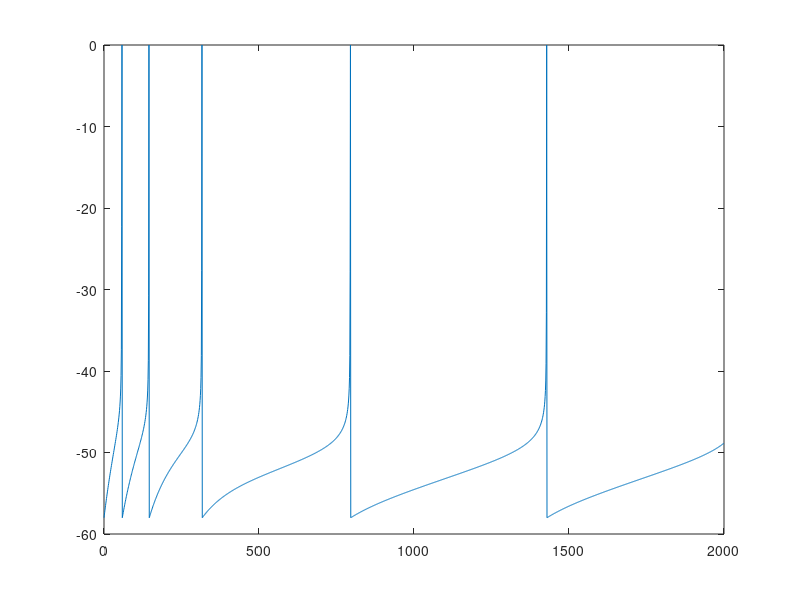
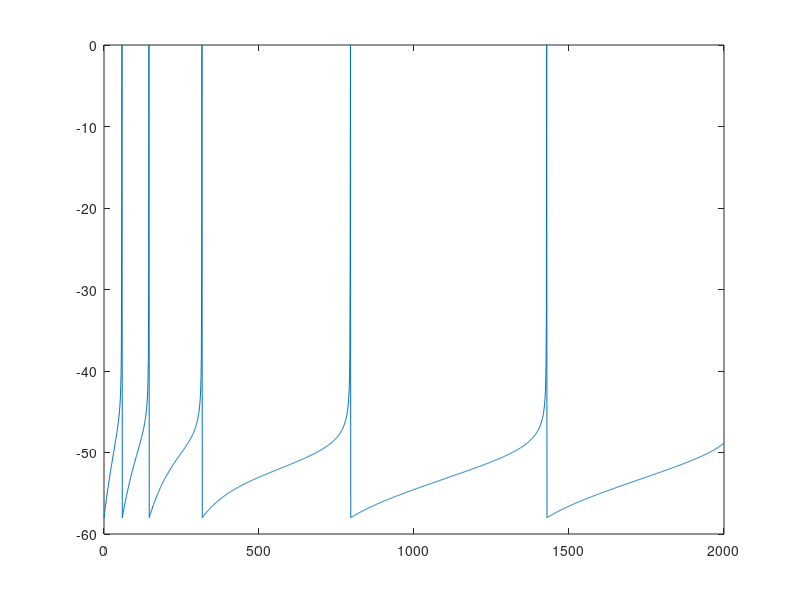
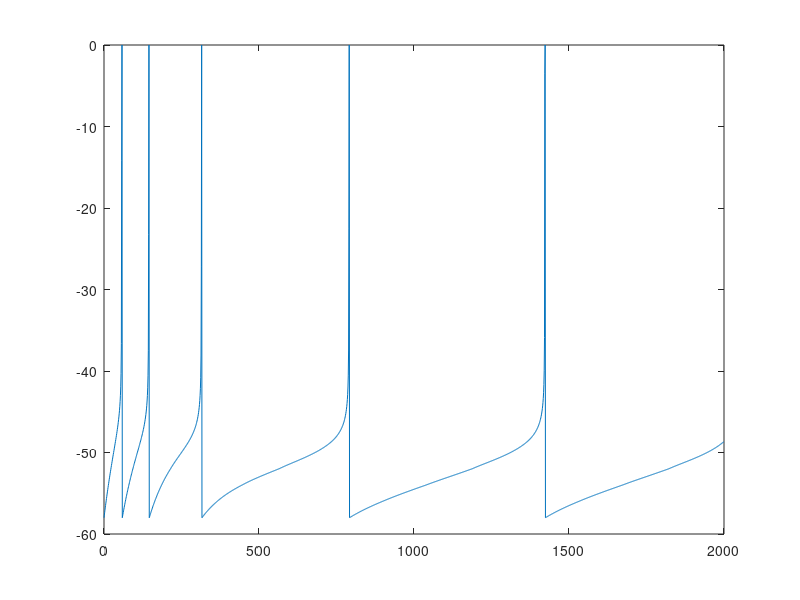
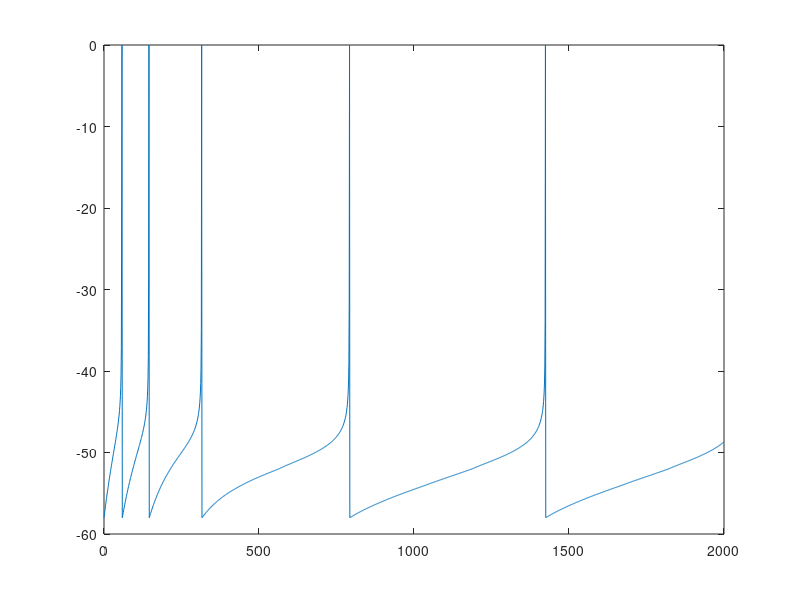

The MATLAB script that drew these images, in order:
close all
clear
% float
neuron_spiking_out_initial_burst_float = importdata('neuron_spiking_out_initial_burst_float.txt');
figure
plot(neuron_spiking_out_initial_burst_float(:,1),neuron_spiking_out_initial_burst_float(:,2));
v_initial_burst_float = find(neuron_spiking_out_initial_burst_float(:,4));

max_initial_burst = max(neuron_spiking_out_initial_burst_float(:,2));
min_initial_burst = min(neuron_spiking_out_initial_burst_float(:,2));
[m,n] = size(neuron_spiking_out_initial_burst_float(:,2));

% fixed exp
neuron_spiking_out_initial_burst_fixed_exp = importdata('neuron_spiking_out_initial_burst_fixed_exp.txt');
figure
plot(neuron_spiking_out_initial_burst_fixed_exp(:,1),neuron_spiking_out_initial_burst_fixed_exp(:,2));
v_initial_burst_fixed_exp = find(neuron_spiking_out_initial_burst_fixed_exp(:,4));

nrmsd_initial_burst_fixed_exp = 0;
for i=2:length(v_initial_burst_float)-1
    pos_range_initial_burst_fixed_exp = round((v_initial_burst_float(i+1)-v_initial_burst_float(i))/2);
    neg_range_initial_burst_fixed_exp = round((v_initial_burst_float(i)-v_initial_burst_float(i-1))/2);
    diff_initial_burst_fixed_exp = neuron_spiking_out_initial_burst_fixed_exp(v_initial_burst_fixed_exp(i)-neg_range_initial_burst_fixed_exp:v_initial_burst_fixed_exp(i)+pos_range_initial_burst_fixed_exp,2)-neuron_spiking_out_initial_burst_float(v_initial_burst_float(i)-neg_range_initial_burst_fixed_exp:v_initial_burst_float(i)+pos_range_initial_burst_fixed_exp,2);
    square_diff_initial_burst_fixed_exp = diff_initial_burst_fixed_exp.^2;
    sum_square_diff_initial_burst_fixed_exp = sum(square_diff_initial_burst_fixed_exp);
    sqrt_sum_square_diff_initial_burst_fixed_exp = sqrt(sum_square_diff_initial_burst_fixed_exp/(pos_range_initial_burst_fixed_exp+neg_range_initial_burst_fixed_exp+1));
    nrmsd_initial_burst_fixed_exp = nrmsd_initial_burst_fixed_exp + sqrt_sum_square_diff_initial_burst_fixed_exp/(max_initial_burst-min_initial_burst);
end
nrmsd_initial_burst_fixed_exp = nrmsd_initial_burst_fixed_exp/(length(v_initial_burst_float)-2)

terr_initial_burst_fixed_exp = 0;
for i=1:length(v_initial_burst_float)-1
    terr_initial_burst_fixed_exp = terr_initial_burst_fixed_exp + abs(((v_initial_burst_float(i+1)-v_initial_burst_float(i)) - (v_initial_burst_fixed_exp(i+1)-v_initial_burst_fixed_exp(i)))/(v_initial_burst_float(i+1)-v_initial_burst_float(i)));
end
terr_initial_burst_fixed_exp = terr_initial_burst_fixed_exp/(length(v_initial_burst_float)-1)


% % % % % % % % % % % % % % % % % % % % % % % % % % % % % % % % % % % % % % % % % % % 
% // Circuit = mul32x32_061
% // Area   (45) = 1150
% // Delay  (45) = 1.750
% // Power  (45) = 0.69
% // MAE = 10647482012080490.0
% // MRE = 19.69 %
% // WCE LIMIT = 922337203685477580800
% // WCE LIMIT % = 0.5 %
% // EP = 100.0 %
neuron_spiking_out_initial_burst_appr_mul_061 = importdata('neuron_spiking_out_initial_burst_appr_mul_061.txt');
figure
plot(neuron_spiking_out_initial_burst_appr_mul_061(:,1),neuron_spiking_out_initial_burst_appr_mul_061(:,2));
v_initial_burst_appr_mul_061 = find(neuron_spiking_out_initial_burst_appr_mul_061(:,4));

nrmsd_initial_burst_appr_mul_061 = 0;
for i=2:length(v_initial_burst_float)-1
    pos_range_initial_burst_appr_mul_061 = round((v_initial_burst_float(i+1)-v_initial_burst_float(i))/2);
    neg_range_initial_burst_appr_mul_061 = round((v_initial_burst_float(i)-v_initial_burst_float(i-1))/2);
    diff_initial_burst_appr_mul_061 = neuron_spiking_out_initial_burst_appr_mul_061(v_initial_burst_appr_mul_061(i)-neg_range_initial_burst_appr_mul_061:v_initial_burst_appr_mul_061(i)+pos_range_initial_burst_appr_mul_061,2)-neuron_spiking_out_initial_burst_float(v_initial_burst_float(i)-neg_range_initial_burst_appr_mul_061:v_initial_burst_float(i)+pos_range_initial_burst_appr_mul_061,2);
    square_diff_initial_burst_appr_mul_061 = diff_initial_burst_appr_mul_061.^2;
    sum_square_diff_initial_burst_appr_mul_061 = sum(square_diff_initial_burst_appr_mul_061);
    sqrt_sum_square_diff_initial_burst_appr_mul_061 = sqrt(sum_square_diff_initial_burst_appr_mul_061/(pos_range_initial_burst_appr_mul_061+neg_range_initial_burst_appr_mul_061+1));
    nrmsd_initial_burst_appr_mul_061 = nrmsd_initial_burst_appr_mul_061 + sqrt_sum_square_diff_initial_burst_appr_mul_061/(max_initial_burst-min_initial_burst);
end
nrmsd_initial_burst_appr_mul_061 = nrmsd_initial_burst_appr_mul_061/(length(v_initial_burst_float)-2)

terr_initial_burst_appr_mul_061 = 0;
for i=1:length(v_initial_burst_float)-1
    terr_initial_burst_appr_mul_061 = terr_initial_burst_appr_mul_061 + abs(((v_initial_burst_float(i+1)-v_initial_burst_float(i)) - (v_initial_burst_appr_mul_061(i+1)-v_initial_burst_appr_mul_061(i)))/(v_initial_burst_float(i+1)-v_initial_burst_float(i)));
end
terr_initial_burst_appr_mul_061 = terr_initial_burst_appr_mul_061/(length(v_initial_burst_float)-1)

% % % % % % % % % % % % % % % % % % % % % % % % % % % % % % % % % % % % % % % % % % % 
% // Circuit = mul32x32_049
% // Area   (45) = 2134
% // Delay  (45) = 2.200
% // Power  (45) = 1.39
% // MAE = 1208466017512107.8
% // MRE = 3.62 %
% // WCE LIMIT = 92233720368547758080
% // WCE LIMIT % = 0.05 %
% // EP = 100.0 %
neuron_spiking_out_initial_burst_appr_mul_049 = importdata('neuron_spiking_out_initial_burst_appr_mul_049.txt');
figure
plot(neuron_spiking_out_initial_burst_appr_mul_049(:,1),neuron_spiking_out_initial_burst_appr_mul_049(:,2));
v_initial_burst_appr_mul_049 = find(neuron_spiking_out_initial_burst_appr_mul_049(:,4));

nrmsd_initial_burst_appr_mul_049 = 0;
for i=2:length(v_initial_burst_float)-1
    pos_range_initial_burst_appr_mul_049 = round((v_initial_burst_float(i+1)-v_initial_burst_float(i))/2);
    neg_range_initial_burst_appr_mul_049 = round((v_initial_burst_float(i)-v_initial_burst_float(i-1))/2);
    diff_initial_burst_appr_mul_049 = neuron_spiking_out_initial_burst_appr_mul_049(v_initial_burst_appr_mul_049(i)-neg_range_initial_burst_appr_mul_049:v_initial_burst_appr_mul_049(i)+pos_range_initial_burst_appr_mul_049,2)-neuron_spiking_out_initial_burst_float(v_initial_burst_float(i)-neg_range_initial_burst_appr_mul_049:v_initial_burst_float(i)+pos_range_initial_burst_appr_mul_049,2);
    square_diff_initial_burst_appr_mul_049 = diff_initial_burst_appr_mul_049.^2;
    sum_square_diff_initial_burst_appr_mul_049 = sum(square_diff_initial_burst_appr_mul_049);
    sqrt_sum_square_diff_initial_burst_appr_mul_049 = sqrt(sum_square_diff_initial_burst_appr_mul_049/(pos_range_initial_burst_appr_mul_049+neg_range_initial_burst_appr_mul_049+1));
    nrmsd_initial_burst_appr_mul_049 = nrmsd_initial_burst_appr_mul_049 + sqrt_sum_square_diff_initial_burst_appr_mul_049/(max_initial_burst-min_initial_burst);
end
nrmsd_initial_burst_appr_mul_049 = nrmsd_initial_burst_appr_mul_049/(length(v_initial_burst_float)-2)

terr_initial_burst_appr_mul_049 = 0;
for i=1:length(v_initial_burst_float)-1
    terr_initial_burst_appr_mul_049 = terr_initial_burst_appr_mul_049 + abs(((v_initial_burst_float(i+1)-v_initial_burst_float(i)) - (v_initial_burst_appr_mul_049(i+1)-v_initial_burst_appr_mul_049(i)))/(v_initial_burst_float(i+1)-v_initial_burst_float(i)));
end
terr_initial_burst_appr_mul_049 = terr_initial_burst_appr_mul_049/(length(v_initial_burst_float)-1)

% % % % % % % % % % % % % % % % % % % % % % % % % % % % % % % % % % % % % % % % % % % 
% // Library = EvoApprox 16x16
% // Circuit = mul32x32_034
% // Area   (45) = 3129
% // Delay  (45) = 2.630
% // Power  (45) = 2.34
% // MAE = 149059810610824.8
% // MRE = 0.26 %
% // WCE LIMIT = 9223372036854775808
% // WCE LIMIT % = 0.005 %
% // EP = 100.0 %
neuron_spiking_out_initial_burst_appr_mul_034 = importdata('neuron_spiking_out_initial_burst_appr_mul_034.txt');
figure
plot(neuron_spiking_out_initial_burst_appr_mul_034(:,1),neuron_spiking_out_initial_burst_appr_mul_034(:,2));
v_initial_burst_appr_mul_034 = find(neuron_spiking_out_initial_burst_appr_mul_034(:,4));

nrmsd_initial_burst_appr_mul_034 = 0;
for i=2:length(v_initial_burst_float)-1
    pos_range_initial_burst_appr_mul_034 = round((v_initial_burst_float(i+1)-v_initial_burst_float(i))/2);
    neg_range_initial_burst_appr_mul_034 = round((v_initial_burst_float(i)-v_initial_burst_float(i-1))/2);
    diff_initial_burst_appr_mul_034 = neuron_spiking_out_initial_burst_appr_mul_034(v_initial_burst_appr_mul_034(i)-neg_range_initial_burst_appr_mul_034:v_initial_burst_appr_mul_034(i)+pos_range_initial_burst_appr_mul_034,2)-neuron_spiking_out_initial_burst_float(v_initial_burst_float(i)-neg_range_initial_burst_appr_mul_034:v_initial_burst_float(i)+pos_range_initial_burst_appr_mul_034,2);
    square_diff_initial_burst_appr_mul_034 = diff_initial_burst_appr_mul_034.^2;
    sum_square_diff_initial_burst_appr_mul_034 = sum(square_diff_initial_burst_appr_mul_034);
    sqrt_sum_square_diff_initial_burst_appr_mul_034 = sqrt(sum_square_diff_initial_burst_appr_mul_034/(pos_range_initial_burst_appr_mul_034+neg_range_initial_burst_appr_mul_034+1));
    nrmsd_initial_burst_appr_mul_034 = nrmsd_initial_burst_appr_mul_034 + sqrt_sum_square_diff_initial_burst_appr_mul_034/(max_initial_burst-min_initial_burst);
end
nrmsd_initial_burst_appr_mul_034 = nrmsd_initial_burst_appr_mul_034/(length(v_initial_burst_float)-2)

terr_initial_burst_appr_mul_034 = 0;
for i=1:length(v_initial_burst_float)-1
    terr_initial_burst_appr_mul_034 = terr_initial_burst_appr_mul_034 + abs(((v_initial_burst_float(i+1)-v_initial_burst_float(i)) - (v_initial_burst_appr_mul_034(i+1)-v_initial_burst_appr_mul_034(i)))/(v_initial_burst_float(i+1)-v_initial_burst_float(i)));
end
terr_initial_burst_appr_mul_034 = terr_initial_burst_appr_mul_034/(length(v_initial_burst_float)-1)

% % % % % % % % % % % % % % % % % % % % % % % % % % % % % % % % % % % % % % % % % % % 
neuron_spiking_out_initial_burst_precise_mul = importdata('neuron_spiking_out_initial_burst_precise_mul.txt');
figure
plot(neuron_spiking_out_initial_burst_precise_mul(:,1),neuron_spiking_out_initial_burst_precise_mul(:,2));
v_initial_burst_precise_mul = find(neuron_spiking_out_initial_burst_precise_mul(:,4));

nrmsd_initial_burst_precise_mul = 0;
for i=2:length(v_initial_burst_float)-1
    pos_range_initial_burst_precise_mul = round((v_initial_burst_float(i+1)-v_initial_burst_float(i))/2);
    neg_range_initial_burst_precise_mul = round((v_initial_burst_float(i)-v_initial_burst_float(i-1))/2);
    diff_initial_burst_precise_mul = neuron_spiking_out_initial_burst_precise_mul(v_initial_burst_precise_mul(i)-neg_range_initial_burst_precise_mul:v_initial_burst_precise_mul(i)+pos_range_initial_burst_precise_mul,2)-neuron_spiking_out_initial_burst_float(v_initial_burst_float(i)-neg_range_initial_burst_precise_mul:v_initial_burst_float(i)+pos_range_initial_burst_precise_mul,2);
    square_diff_initial_burst_precise_mul = diff_initial_burst_precise_mul.^2;
    sum_square_diff_initial_burst_precise_mul = sum(square_diff_initial_burst_precise_mul);
    sqrt_sum_square_diff_initial_burst_precise_mul = sqrt(sum_square_diff_initial_burst_precise_mul/(pos_range_initial_burst_precise_mul+neg_range_initial_burst_precise_mul+1));
    nrmsd_initial_burst_precise_mul = nrmsd_initial_burst_precise_mul + sqrt_sum_square_diff_initial_burst_precise_mul/(max_initial_burst-min_initial_burst);
end
nrmsd_initial_burst_precise_mul = nrmsd_initial_burst_precise_mul/(length(v_initial_burst_float)-2)

terr_initial_burst_precise_mul = 0;
for i=1:length(v_initial_burst_float)-1
    terr_initial_burst_precise_mul = terr_initial_burst_precise_mul + abs(((v_initial_burst_float(i+1)-v_initial_burst_float(i)) - (v_initial_burst_precise_mul(i+1)-v_initial_burst_precise_mul(i)))/(v_initial_burst_float(i+1)-v_initial_burst_float(i)));
end
terr_initial_burst_precise_mul = terr_initial_burst_precise_mul/(length(v_initial_burst_float)-1)
